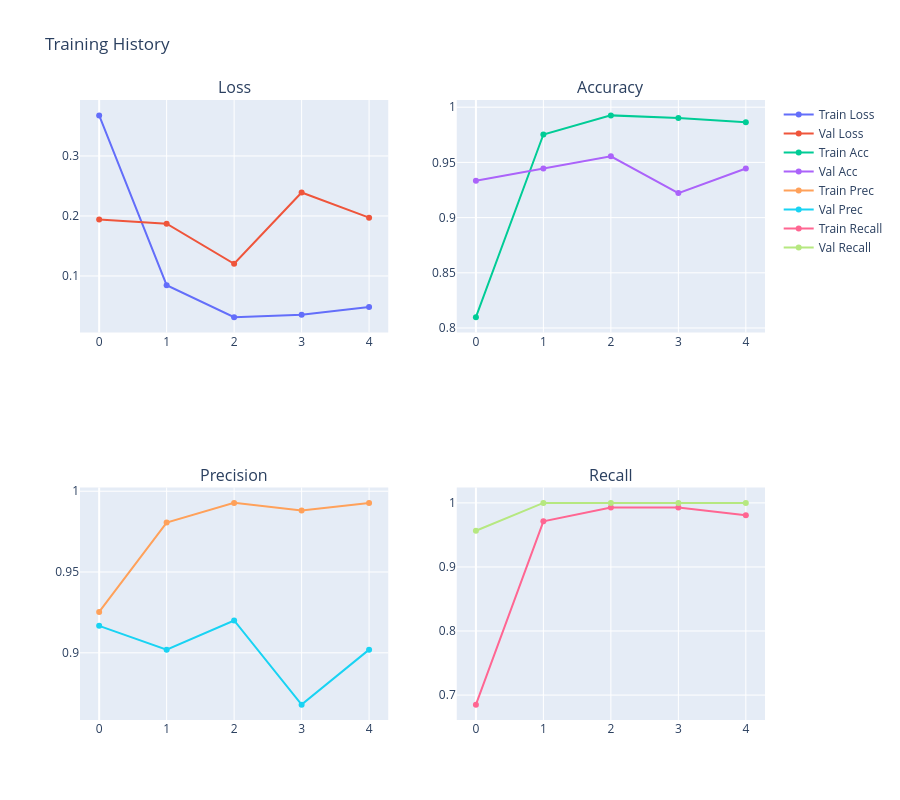

Notebook code cell kept with this figure:
### Code cell
import plotly.graph_objs as go
from plotly.subplots import make_subplots

fig = make_subplots(rows=2, cols=2, 
                    subplot_titles=("Loss", "Accuracy", "Precision", "Recall"))

fig.add_trace(go.Scatter(y=hist['loss'], name="Train Loss"), row=1, col=1)
fig.add_trace(go.Scatter(y=hist['val_loss'], name="Val Loss"), row=1, col=1)

fig.add_trace(go.Scatter(y=hist['Accuracy'], name="Train Acc"), row=1, col=2)
fig.add_trace(go.Scatter(y=hist['val_Accuracy'], name="Val Acc"), row=1, col=2)

fig.add_trace(go.Scatter(y=hist['Precision'], name="Train Prec"), row=2, col=1)
fig.add_trace(go.Scatter(y=hist['val_Precision'], name="Val Prec"), row=2, col=1)

fig.add_trace(go.Scatter(y=hist['Recall'], name="Train Recall"), row=2, col=2)
fig.add_trace(go.Scatter(y=hist['val_Recall'], name="Val Recall"), row=2, col=2)

fig.update_layout(height=800, title="Training History")
fig.show()

### Figure 1 — Plotly figure (JSON) as saved in the notebook; plotly's stock layout.template omitted (floating-point values rounded to 4 significant figures)
{"data": [{"name": "Train Loss", "type": "scatter", "xaxis": "x", "y": [0.3676, 0.08458, 0.0314, 0.0353, 0.04822], "yaxis": "y"}, {"name": "Val Loss", "type": "scatter", "xaxis": "x", "y": [0.1939, 0.187, 0.1203, 0.2391, 0.1972], "yaxis": "y"}, {"name": "Train Acc", "type": "scatter", "xaxis": "x2", "y": [0.8099, 0.9753, 0.9926, 0.9901, 0.9864], "yaxis": "y2"}, {"name": "Val Acc", "type": "scatter", "xaxis": "x2", "y": [0.9333, 0.9444, 0.9556, 0.9222, 0.9444], "yaxis": "y2"}, {"name": "Train Prec", "type": "scatter", "xaxis": "x3", "y": [0.9253, 0.9806, 0.9928, 0.988, 0.9927], "yaxis": "y3"}, {"name": "Val Prec", "type": "scatter", "xaxis": "x3", "y": [0.9167, 0.902, 0.92, 0.8679, 0.902], "yaxis": "y3"}, {"name": "Train Recall", "type": "scatter", "xaxis": "x4", "y": [0.6851, 0.9712, 0.9928, 0.9928, 0.9808], "yaxis": "y4"}, {"name": "Val Recall", "type": "scatter", "xaxis": "x4", "y": [0.9565, 1.0, 1.0, 1.0, 1.0], "yaxis": "y4"}], "layout": {"annotations": [{"font": {"size": 16}, "showarrow": false, "text": "Loss", "x": 0.225, "xanchor": "center", "xref": "paper", "y": 1, "yanchor": "bottom", "yref": "paper"}, {"font": {"size": 16}, "showarrow": false, "text": "Accuracy", "x": 0.775, "xanchor": "center", "xref": "paper", "y": 1, "yanchor": "bottom", "yref": "paper"}, {"font": {"size": 16}, "showarrow": false, "text": "Precision", "x": 0.225, "xanchor": "center", "xref": "paper", "y": 0.375, "yanchor": "bottom", "yref": "paper"}, {"font": {"size": 16}, "showarrow": false, "text": "Recall", "x": 0.775, "xanchor": "center", "xref": "paper", "y": 0.375, "yanchor": "bottom", "yref": "paper"}], "height": 800, "title": {"text": "Training History"}, "xaxis": {"anchor": "y", "domain": [0, 0.45]}, "xaxis2": {"anchor": "y2", "domain": [0.55, 1]}, "xaxis3": {"anchor": "y3", "domain": [0, 0.45]}, "xaxis4": {"anchor": "y4", "domain": [0.55, 1]}, "yaxis": {"anchor": "x", "domain": [0.625, 1]}, "yaxis2": {"anchor": "x2", "domain": [0.625, 1]}, "yaxis3": {"anchor": "x3", "domain": [0, 0.375]}, "yaxis4": {"anchor": "x4", "domain": [0, 0.375]}}}
